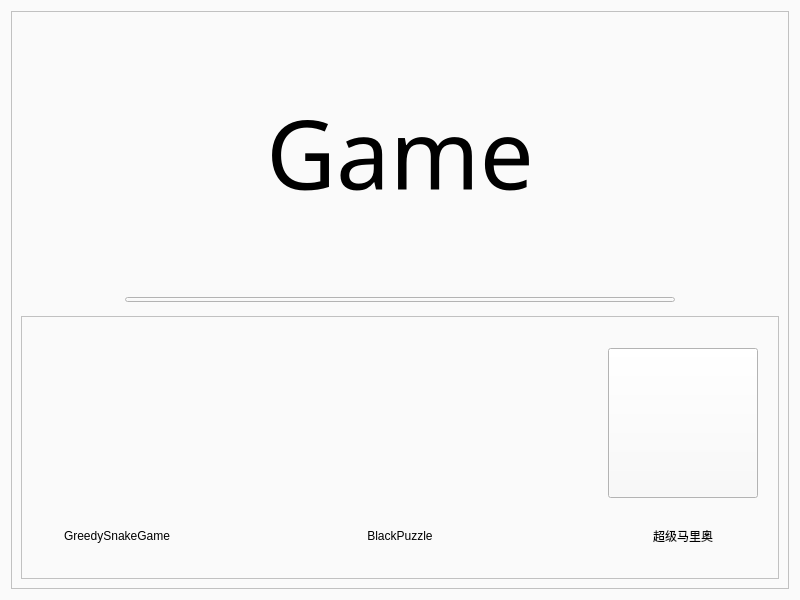
<?xml version="1.0" encoding="UTF-8"?>
<ui version="4.0">
 <class>GameWidget</class>
 <widget class="QWidget" name="GameWidget">
  <property name="geometry">
   <rect>
    <x>0</x>
    <y>0</y>
    <width>800</width>
    <height>600</height>
   </rect>
  </property>
  <property name="minimumSize">
   <size>
    <width>800</width>
    <height>600</height>
   </size>
  </property>
  <property name="windowTitle">
   <string>Form</string>
  </property>
  <property name="styleSheet">
   <string notr="true">
	background-color: #FAFAFA; /* 柔和的浅灰色 */

</string>
  </property>
  <layout class="QGridLayout" name="gridLayout_2">
   <item row="0" column="0">
    <widget class="QFrame" name="frame">
     <property name="minimumSize">
      <size>
       <width>0</width>
       <height>0</height>
      </size>
     </property>
     <property name="maximumSize">
      <size>
       <width>16777215</width>
       <height>16777215</height>
      </size>
     </property>
     <property name="styleSheet">
      <string notr="true"/>
     </property>
     <property name="frameShape">
      <enum>QFrame::StyledPanel</enum>
     </property>
     <property name="frameShadow">
      <enum>QFrame::Raised</enum>
     </property>
     <layout class="QGridLayout" name="gridLayout_3">
      <item row="0" column="0">
       <spacer name="horizontalSpacer_7">
        <property name="orientation">
         <enum>Qt::Horizontal</enum>
        </property>
        <property name="sizeHint" stdset="0">
         <size>
          <width>105</width>
          <height>20</height>
         </size>
        </property>
       </spacer>
      </item>
      <item row="0" column="1">
       <widget class="QLabel" name="label">
        <property name="font">
         <font>
          <family>微软雅黑</family>
          <pointsize>72</pointsize>
         </font>
        </property>
        <property name="layoutDirection">
         <enum>Qt::RightToLeft</enum>
        </property>
        <property name="text">
         <string>Game</string>
        </property>
        <property name="alignment">
         <set>Qt::AlignCenter</set>
        </property>
       </widget>
      </item>
      <item row="0" column="2">
       <spacer name="horizontalSpacer_8">
        <property name="orientation">
         <enum>Qt::Horizontal</enum>
        </property>
        <property name="sizeHint" stdset="0">
         <size>
          <width>105</width>
          <height>20</height>
         </size>
        </property>
       </spacer>
      </item>
      <item row="1" column="0">
       <spacer name="horizontalSpacer_5">
        <property name="orientation">
         <enum>Qt::Horizontal</enum>
        </property>
        <property name="sizeHint" stdset="0">
         <size>
          <width>105</width>
          <height>20</height>
         </size>
        </property>
       </spacer>
      </item>
      <item row="1" column="1">
       <widget class="QPushButton" name="line">
        <property name="minimumSize">
         <size>
          <width>550</width>
          <height>5</height>
         </size>
        </property>
        <property name="maximumSize">
         <size>
          <width>550</width>
          <height>5</height>
         </size>
        </property>
        <property name="text">
         <string/>
        </property>
       </widget>
      </item>
      <item row="1" column="2">
       <spacer name="horizontalSpacer_6">
        <property name="orientation">
         <enum>Qt::Horizontal</enum>
        </property>
        <property name="sizeHint" stdset="0">
         <size>
          <width>105</width>
          <height>20</height>
         </size>
        </property>
       </spacer>
      </item>
      <item row="2" column="0" colspan="3">
       <widget class="QFrame" name="frame_List">
        <property name="frameShape">
         <enum>QFrame::StyledPanel</enum>
        </property>
        <property name="frameShadow">
         <enum>QFrame::Raised</enum>
        </property>
        <layout class="QGridLayout" name="gridLayout">
         <property name="leftMargin">
          <number>20</number>
         </property>
         <property name="rightMargin">
          <number>20</number>
         </property>
         <item row="0" column="3">
          <spacer name="horizontalSpacer_2">
           <property name="orientation">
            <enum>Qt::Horizontal</enum>
           </property>
           <property name="sizeHint" stdset="0">
            <size>
             <width>77</width>
             <height>20</height>
            </size>
           </property>
          </spacer>
         </item>
         <item row="1" column="2">
          <widget class="QLabel" name="label_3">
           <property name="text">
            <string>BlackPuzzle</string>
           </property>
           <property name="alignment">
            <set>Qt::AlignCenter</set>
           </property>
          </widget>
         </item>
         <item row="0" column="1">
          <spacer name="horizontalSpacer">
           <property name="orientation">
            <enum>Qt::Horizontal</enum>
           </property>
           <property name="sizeHint" stdset="0">
            <size>
             <width>78</width>
             <height>20</height>
            </size>
           </property>
          </spacer>
         </item>
         <item row="1" column="3">
          <spacer name="horizontalSpacer_4">
           <property name="orientation">
            <enum>Qt::Horizontal</enum>
           </property>
           <property name="sizeHint" stdset="0">
            <size>
             <width>77</width>
             <height>20</height>
            </size>
           </property>
          </spacer>
         </item>
         <item row="0" column="2">
          <widget class="QPushButton" name="btn_BlackPuzzle">
           <property name="minimumSize">
            <size>
             <width>150</width>
             <height>150</height>
            </size>
           </property>
           <property name="maximumSize">
            <size>
             <width>150</width>
             <height>150</height>
            </size>
           </property>
           <property name="styleSheet">
            <string notr="true">#btn_BlackPuzzle {
    border-image: url(':/img/maze.png') 0 0 0 0 stretch stretch; /* 使用stretch使图片填充整个按钮 */
    background-color: transparent; /* 设置背景颜色为透明，这样就不会遮挡图片 */
    border: none; /* 移除边框 */
    padding: 0; /* 移除内边距 */
	border-radius: 50px; /* 设置圆角半径为10像素 */
}
</string>
           </property>
           <property name="text">
            <string/>
           </property>
          </widget>
         </item>
         <item row="1" column="0">
          <widget class="QLabel" name="label_2">
           <property name="maximumSize">
            <size>
             <width>16777215</width>
             <height>20</height>
            </size>
           </property>
           <property name="text">
            <string>GreedySnakeGame</string>
           </property>
           <property name="alignment">
            <set>Qt::AlignCenter</set>
           </property>
          </widget>
         </item>
         <item row="0" column="4">
          <widget class="QPushButton" name="btn_mario">
           <property name="minimumSize">
            <size>
             <width>150</width>
             <height>150</height>
            </size>
           </property>
           <property name="maximumSize">
            <size>
             <width>150</width>
             <height>150</height>
            </size>
           </property>
           <property name="autoFillBackground">
            <bool>false</bool>
           </property>
           <property name="styleSheet">
            <string notr="true">#btn_BlackPuzzle {
    border-image: url(':/img/puzzleImg.png') 0 0 0 0 stretch stretch; /* 使用stretch使图片填充整个按钮 */
    background-color: transparent; /* 设置背景颜色为透明，这样就不会遮挡图片 */
    border: none; /* 移除边框 */
    padding: 0; /* 移除内边距 */
	border-radius: 50px; /* 设置圆角半径为10像素 */
}
</string>
           </property>
           <property name="text">
            <string/>
           </property>
           <property name="icon">
            <iconset resource="../res.qrc">
             <normaloff>:/img/mario.png</normaloff>:/img/mario.png</iconset>
           </property>
           <property name="iconSize">
            <size>
             <width>120</width>
             <height>120</height>
            </size>
           </property>
          </widget>
         </item>
         <item row="0" column="0">
          <widget class="QPushButton" name="btn_GreedySnakeGame">
           <property name="minimumSize">
            <size>
             <width>150</width>
             <height>150</height>
            </size>
           </property>
           <property name="maximumSize">
            <size>
             <width>150</width>
             <height>150</height>
            </size>
           </property>
           <property name="styleSheet">
            <string notr="true">#btn_GreedySnakeGame {
    border-image: url(':/img/snake.jpg') 0 0 0 0 stretch stretch; /* 使用stretch使图片填充整个按钮 */
    background-color: transparent; /* 设置背景颜色为透明，这样就不会遮挡图片 */
    border: none; /* 移除边框 */
    padding: 0; /* 移除内边距 */
	border-radius: 50px; /* 设置圆角半径为10像素 */
}
</string>
           </property>
           <property name="text">
            <string/>
           </property>
          </widget>
         </item>
         <item row="1" column="1">
          <spacer name="horizontalSpacer_3">
           <property name="orientation">
            <enum>Qt::Horizontal</enum>
           </property>
           <property name="sizeHint" stdset="0">
            <size>
             <width>78</width>
             <height>20</height>
            </size>
           </property>
          </spacer>
         </item>
         <item row="1" column="4">
          <widget class="QLabel" name="label_4">
           <property name="text">
            <string>超级马里奥</string>
           </property>
           <property name="alignment">
            <set>Qt::AlignCenter</set>
           </property>
          </widget>
         </item>
        </layout>
       </widget>
      </item>
     </layout>
    </widget>
   </item>
  </layout>
 </widget>
 <resources>
  <include location="../res.qrc"/>
 </resources>
 <connections/>
</ui>
